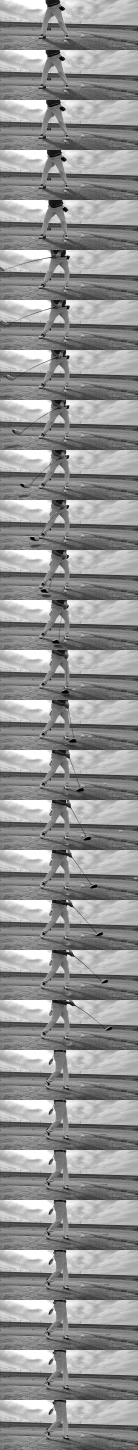
#> input picture reference/fixtures/front_static_blob.jpg, 960 x 10150 px (shown at 1/7 size)
$ python test_front_static.py
#> lines starting #> are read from the running program, lines starting #| are printed output that depends on the picture; after the words box and inside, x2 and y2 are one past the last pixel; in counts of white or black regions, pixels touching at a corner belong together
### reference/analyzer.py
"""Reference implementation of the swing analyzer. The Swift SwingAnalyzer mirrors this logic 1:1."""
import numpy as np, math

BALL_MM = 42.67
CLUB_RADIUS_M = {'1W': 1.6, 'FW': 1.55, 'UT': 1.5, '7I': 1.4, 'W': 1.3}
# typical launch angle (deg) per club: from above, only the along-target part of the ball's
# motion is trusted, and the full speed is that over cos(launch)
CLUB_LAUNCH_DEG = {'1W': 13.0, 'FW': 12.0, 'UT': 14.0, '7I': 17.0, 'W': 27.0}
# and typical attack angle (deg, down negative): the head's tilt at contact, unseen from above
CLUB_ATTACK_DEG = {'1W': 0.0, 'FW': -2.0, 'UT': -3.0, '7I': -4.0, 'W': -5.0}

def components(mask):
    """4-neighbour connected components -> list of dict(area, sx, sy, minx, maxx, miny, maxy)."""
    H, W = mask.shape
    lab = np.zeros((H, W), np.int32); out = []
    ys, xs = np.nonzero(mask)
    for y0, x0 in zip(ys, xs):
        if lab[y0, x0]: continue
        cid = len(out) + 1; stack = [(y0, x0)]; lab[y0, x0] = cid
        c = dict(area=0, sx=0.0, sy=0.0, minx=x0, maxx=x0, miny=y0, maxy=y0)
        while stack:
            y, x = stack.pop()
            c['area'] += 1; c['sx'] += x; c['sy'] += y
            c['minx'] = min(c['minx'], x); c['maxx'] = max(c['maxx'], x)
            c['miny'] = min(c['miny'], y); c['maxy'] = max(c['maxy'], y)
            for ny, nx in ((y-1, x), (y+1, x), (y, x-1), (y, x+1)):
                if 0 <= ny < H and 0 <= nx < W and mask[ny, nx] and not lab[ny, nx]:
                    lab[ny, nx] = cid; stack.append((ny, nx))
        out.append(c)
    return out

def open_mask(m, k):
    """Binary opening with a k x k square: removes anything thinner than k (a shaft)."""
    if k <= 1: return m
    from numpy.lib.stride_tricks import sliding_window_view as sw
    p = k//2
    def run(a, axis, f):
        pad = np.pad(a, [(p, p) if i == axis else (0, 0) for i in range(2)], constant_values=False)
        return f(sw(pad, k, axis=axis), axis=-1)
    e = run(run(m, 0, np.all), 1, np.all)
    return run(run(e, 0, np.any), 1, np.any)

def dilate_mask(m, k):
    """Binary dilation with a k x k square."""
    from numpy.lib.stride_tricks import sliding_window_view as sw
    p = k//2
    def run(a, axis):
        pad = np.pad(a, [(p, p) if i == axis else (0, 0) for i in range(2)], constant_values=False)
        return sw(pad, k, axis=axis).any(axis=-1)
    return run(run(m, 0), 1)

def linfit(t, v):
    t = np.asarray(t, float); v = np.asarray(v, float)
    tm = t.mean(); vm = v.mean()
    den = ((t - tm)**2).sum()
    slope = ((t - tm)*(v - vm)).sum()/den
    return slope, vm - slope*tm

def silhouette(F, Bg, ball, trig):
    """The ball's size and place from what is gone once it has left: the frames at the end of the
    clip against the background, so a ball lit only on one side (its shaded part as dark as the
    grass, invisible to a brightness search) still shows whole. Width across, since the tee
    hangs below. None when the end frames are missing or the change there is not a lone ball."""
    bx, by, d = ball
    post = list(range(trig + 30, len(F)))[-8:]
    if len(post) < 5: return None
    H, W = Bg.shape
    x0, x1 = max(0, int(bx - 2*d)), min(W, int(bx + 2*d) + 1)
    y0, y1 = max(0, int(by - 2*d)), min(H, int(by + 2*d) + 1)
    P = np.median(np.stack([F[k][y0:y1, x0:x1] for k in post]), axis=0)
    m = np.abs(P - Bg[y0:y1, x0:x1]) > 25
    hit = None
    for c in components(m):
        if c['area'] < 10: continue
        if c['minx'] <= bx - x0 <= c['maxx'] and c['miny'] <= by - y0 <= c['maxy']:
            if hit is None or c['area'] > hit['area']: hit = c
    if hit is None or hit['minx'] == 0 or hit['miny'] == 0 or hit['maxx'] == x1 - x0 - 1 or hit['maxy'] == y1 - y0 - 1:
        return None
    w = hit['maxx'] - hit['minx'] + 1
    if not (0.5*d <= w <= 2.5*d): return None
    return x0 + (hit['minx'] + hit['maxx'])/2, y0 + hit['miny'] + w/2, float(w)

def head_match(F, Bg, times, ball, band, kImp, direction, shaft):
    """Head displacement between consecutive frames shortly before contact, by matching the head's
    own pixels (the moving region within a head's length of its front) in the next frame. Uses the
    whole head, so the hosel and shaft that lead the face no longer set the speed, as they can
    for a single leading-edge column. Returns [(t_mid, vx, vy)] in px/s."""
    H, W = Bg.shape
    bx, by, d = ball
    y0, y1 = band
    out = []
    yy, xx = np.mgrid[0:H, 0:W]
    rest = ((xx - bx)**2 + (yy - by)**2) < (0.75*d)**2
    # pairs ending two frames before contact: in the frame just before it the head's front is
    # already at the ball, and the front is what pins a plain head's position
    for k in range(max(1, kImp - 4), kImp - 2):
        m = np.zeros((H, W), bool)
        m[y0:y1] = (np.abs(F[k][y0:y1] - Bg[y0:y1]) > 28) & (np.abs(F[k][y0:y1] - F[k-1][y0:y1]) > 28)
        m &= ~rest
        m = open_mask(m, shaft)
        cs = [c for c in components(m) if c['area'] >= 0.3*d*d]
        if not cs: continue
        # the head: everything moving within a head's length of the front-most part
        if direction > 0:
            front = max(c['maxx'] for c in cs); x0, x1 = int(front - 3*d), front + 1
        else:
            front = min(c['minx'] for c in cs); x0, x1 = front, int(front + 3*d) + 1
        hm = np.zeros_like(m); hm[:, max(0, x0):min(W, x1)] = m[:, max(0, x0):min(W, x1)]
        if hm.sum() < 0.3*d*d: continue
        # with a margin of background round it, so a plain (untextured) head is pinned by its
        # outline; compared as differences from the background, which is ~0 off the head
        ys, xs = np.nonzero(dilate_mask(hm, max(3, int(0.6*d) | 1)) & ~rest)
        vals = (F[k][ys, xs] - Bg[ys, xs]).astype(float); nxt = F[k + 1] - Bg
        def cost(dx, dy):
            X = xs + dx; Y = ys + dy
            ok = (X >= 0) & (X < W) & (Y >= 0) & (Y < H)
            ok[ok] = ~rest[Y[ok], X[ok]]          # the ball (bright, then hit) is not the head's
            if ok.mean() < 0.6: return None
            return float(np.abs(nxt[Y[ok], X[ok]] - vals[ok]).mean())
        best = None
        r = int(1.5*d)
        for dy in range(-r, r + 1, 2):            # coarse, then refine around the best
            for a in range(int(0.5*d), int(8*d), 2):
                c0 = cost(direction*a, dy)
                if c0 is not None and (best is None or c0 < best[0]): best = (c0, direction*a, dy)
        if best is None: continue
        bdx, bdy = best[1], best[2]
        for dy in range(bdy - 2, bdy + 3):
            for dx in range(bdx - 2, bdx + 3):
                c0 = cost(dx, dy)
                if c0 is not None and c0 < best[0]: best = (c0, dx, dy)
        dt = times[k + 1] - times[k]
        out.append(((times[k] + times[k + 1])/2, best[1]/dt, best[2]/dt))
    return out

def analyze(frames, times, ball, trig, club='1W', energy=None, pitch=0.0, overhead=False):
    # pitch: degrees the camera looks down (face-on from above); image vertical motion is
    # the true vertical motion times cos(pitch), so divide it back out.
    # overhead: filmed face-on from well above (looking down steeply). Image vertical motion
    # then mixes rising with moving toward or away from the camera, so only the horizontal
    # (along the target line) motion is used: no launch or attack angle.
    ycorr = 1/math.cos(math.radians(min(max(pitch, 0.0), 60.0)))
    bx, by, d = ball
    n = len(frames); H, W = frames[0].shape
    F = [f.astype(np.int16) for f in frames]
    res = dict(ok=False, notes=[])
    # background: median of frames well before impact
    idx = [max(0, trig - o) for o in (110, 95, 80, 65, 50)]
    Bg = np.median(np.stack([F[i] for i in idx]), axis=0).astype(np.int16)
    sil = silhouette(F, Bg, ball, trig)
    if sil and abs(sil[2]/d - 1) > 0.1:
        # the finder saw only part of the ball (the lit side); every speed scales with d
        bx, by, d = sil
        res['ballCorrected'] = sil
    yy, xx = np.mgrid[0:H, 0:W]
    core = ((xx - bx)**2 + (yy - by)**2) < (0.35*d)**2
    # 1. impact frame: first frame whose ball core differs from background
    kImp = None
    for k in range(max(1, trig - 24), min(n, trig + 12)):
        if np.abs(F[k][core] - Bg[core]).mean() > 18:
            kImp = k; break
    if kImp is None:
        res['notes'].append('インパクトの瞬間を検出できませんでした'); return res
    res['kImp'] = kImp
    rest = ((xx - bx)**2 + (yy - by)**2) < (0.75*d)**2
    # 2. head: leading edge of the dark moving region in a band around the ball height
    y0 = max(0, int(by - 2.5*d)); y1 = min(H, int(by + 0.8*d))
    minCnt = max(2, int(round(0.2*d)))
    direction = None; pts = []; tContact = None
    shaft = max(3, int(0.17*d) | 1)   # odd, wider than the shaft
    for k in range(max(1, kImp - 6), kImp):
        # only what is moving fast right now: different from the background AND from the
        # previous frame (a golfer's foot or a shadow shifting slowly near the ball is not)
        diff = (np.abs(F[k][y0:y1] - Bg[y0:y1]) > 28) & (np.abs(F[k][y0:y1] - F[k-1][y0:y1]) > 28)
        diff &= ~rest[y0:y1]
        # the shaft leans ahead of the head and crosses the band first: keep only the head's bulk
        diff = open_mask(diff, shaft)
        cnt = diff.sum(axis=0)
        cols = np.nonzero(cnt >= minCnt)[0]
        if len(cols) == 0: continue
        if direction is None:
            cx = (cols*cnt[cols]).sum()/cnt[cols].sum()
            direction = 1 if bx > cx else -1
        if direction > 0:
            cand = cols[cols <= bx - 0.2*d]
            if len(cand) == 0: continue
            e = cand.max()
            band = (xx[y0:y1] >= e - 0.5*d) & (xx[y0:y1] <= e) & diff
        else:
            cand = cols[cols >= bx + 0.2*d]
            if len(cand) == 0: continue
            e = cand.min()
            band = (xx[y0:y1] <= e + 0.5*d) & (xx[y0:y1] >= e) & diff
        ys = np.nonzero(band)[0]
        pts.append((times[k], float(e), float(ys.mean() + y0) if len(ys) else float('nan')))
    # keep the last frames that advance monotonically toward the ball, at a steady pace
    # (an earlier frame can catch the shaft crossing the band ahead of the head)
    clean = []
    for p in reversed(pts):
        if clean and direction*(clean[-1][1] - p[1]) <= 0.1*d: continue
        if len(clean) >= 2:
            last = direction*(clean[-2][1] - clean[-1][1])/(clean[-2][0] - clean[-1][0])
            step = direction*(clean[-1][1] - p[1])/(clean[-1][0] - p[0])
            if not (0.6*last <= step <= 1.6*last): break
        clean.append(p)
        if len(clean) == 4: break
    clean.reverse()
    mmpx = BALL_MM/d
    if direction is not None and len(clean) >= 2:
        t = [p[0] for p in clean]
        vx, _ = linfit(t, [p[1] for p in clean])
        ysv = [p[2] for p in clean]
        vy = linfit(t, ysv)[0]*ycorr if not any(math.isnan(v) for v in ysv) else 0.0
        vy = max(-abs(vx)*0.27, min(abs(vx)*0.27, vy))
        res['headPxS'] = math.hypot(vx, vy)
        res['hs'] = res['headPxS']*mmpx/1000
        e_contact = bx - direction*0.5*d
        e_fit_b = np.mean([p[1] for p in clean]) - vx*np.mean(t)
        tContact = (e_contact - e_fit_b)/vx
        tMid = float(np.mean(t))
        # the head's whole-body displacement over the last frames, when it agrees roughly
        hm = head_match(F, Bg, times, (bx, by, d), (y0, y1), kImp, direction, shaft)
        if hm:
            mvx = float(np.mean([h[1] for h in hm])); mvy = float(np.mean([h[2] for h in hm]))*ycorr
            if 0.6 <= mvx/vx <= 2.0:
                # the whole velocity along the arc (a few frames out it still dips noticeably)
                vx, vy = mvx, max(-abs(mvx)*0.6, min(abs(mvx)*0.6, mvy))
                tMid = float(np.mean([h[0] for h in hm]))
                res['headPxS'] = math.hypot(vx, vy)
                res['hs'] = res['headPxS']*mmpx/1000
                res['headMatched'] = len(hm)
        R = CLUB_RADIUS_M.get(club, 1.5)
        if overhead:
            # the head a few frames before contact still moves along the arc, tilted from the
            # target line by the club's usual attack angle plus its turn until contact; its
            # horizontal part is the speed times the cosine of that tilt
            th = (abs(vx)*mmpx/1000/R)*max(0.0, tContact - tMid) - math.radians(CLUB_ATTACK_DEG.get(club, 0.0))
            th = min(math.radians(25), th)
            res['headPxS'] = abs(vx)/math.cos(th)
            res['hs'] = res['headPxS']*mmpx/1000
        else:
            chord = math.degrees(math.atan2(-vy, abs(vx)))
            # the fitted line is a chord of the swing arc: rotate to the tangent at contact
            res['attack'] = chord + math.degrees((res['hs']/R)*(tContact - tMid))
        res['headFrames'] = len(clean)
    else:
        res['notes'].append('ヘッドを検出できませんでした')
    # 3. ball: most forward bright compact blob on the target side
    if direction is None:
        return res
    A0 = math.pi*d*d/4
    def find_ball(thr, maxArea, maxSide, minFill):
        pts = []
        for k in range(kImp, min(n, kImp + 10)):
            diff = (F[k] - Bg) > thr
            # and changed since the previous frame: the ball in flight moves several of its own
            # widths per frame, while something that merely differs from the background (a glove
            # or trouser leg that shifted at address) sits still and is not the ball
            diff &= np.abs(F[k] - F[k - 1]) > thr
            diff &= ~rest
            if direction > 0: diff[:, :int(bx + 0.5*d)] = False
            else: diff[:, int(bx - 0.5*d):] = False
            diff[:max(0, int(by - 14*d))] = False
            # from above, a ball starting away from the golfer (toward the camera) goes down
            diff[min(H, int(by + (4.0 if overhead else 1.0)*d)):] = False
            best = None
            for c in components(diff):
                if not (0.35*A0 <= c['area'] <= maxArea*A0): continue
                bw = c['maxx'] - c['minx'] + 1; bh = c['maxy'] - c['miny'] + 1
                if max(bw, bh) > maxSide*d or c['area']/(bw*bh) < minFill: continue
                if c['minx'] == 0 or c['miny'] == 0 or c['maxx'] == W-1 or c['maxy'] == H-1: continue
                cx = c['sx']/c['area']; cy = c['sy']/c['area']
                if best is None or direction*cx > direction*best[0]: best = (cx, cy)
            if best: pts.append((times[k], best[0], best[1]))
        return pts
    def forward(pts):
        kept = []
        for p in pts:
            if not kept or direction*(p[1] - kept[-1][1]) > 0.3*d: kept.append(p)
        return kept[:4]
    strict = find_ball(35, 4.0, 3.5, 0.45)
    cleanb = forward(strict)
    if len(strict) < 2:   # slow shutter: the ball is a long, faint streak
        loose = forward(find_ball(12, 12.0, 10.0, 0.25))
        if len(loose) >= 2:
            cleanb = loose
            res['notes'].append('シャッターが遅くボールがブレています（精度低下）')
    dtFrame = float(np.median(np.diff(times)))
    if len(cleanb) >= 2:
        t = [p[0] for p in cleanb]
        vx, _ = linfit(t, [p[1] for p in cleanb]); vy, _ = linfit(t, [p[2] for p in cleanb]); vy *= ycorr
        res['ballFrames'] = len(cleanb)
    elif cleanb and tContact is not None and \
            0.3*dtFrame <= cleanb[0][0] - tContact <= 2.5*dtFrame and direction*(cleanb[0][1] - bx) > d:
        # one flight frame only (the ball left the picture straight away): it left the tee
        # when the head reached it, so take the displacement from there
        tb, xb, yb = cleanb[0]
        vx = (xb - bx)/(tb - tContact); vy = (yb - by)/(tb - tContact)*ycorr
        res['ballFrames'] = 1
        if 0 <= xb + vx*dtFrame < W:
            res['notes'].append('ボールが1コマしか写らず推定値です（精度低下）')
        else:
            res['notes'].append('ボールがすぐ画面外に出たため1コマから推定しました（精度低下）。ボールを画面の中央寄りに置いてください')
    else:
        res['notes'].append('打ち出したボールを追跡できませんでした')
    if 'ballFrames' in res:
        if overhead:
            res['ballPxS'] = abs(vx)/math.cos(math.radians(CLUB_LAUNCH_DEG.get(club, 13.0)))
        else:
            res['ballPxS'] = math.hypot(vx, vy)
            res['launch'] = math.degrees(math.atan2(-vy, abs(vx)))
        res['bs'] = res['ballPxS']*mmpx/1000
    if 'hs' in res and 'bs' in res:
        res['smash'] = res['ballPxS']/res['headPxS']
        res['ok'] = True
    return res

### reference/test_front_static.py
"""Face-on ball tracking must ignore things that differ from the background but do not move
(python3 test_front_static.py). fixtures/front_static_blob.jpg: 29 strip frames stacked as in
test_front_hosel.py, from a real driver swing. After the hit a bright patch above the ball
(the golfer's glove/trousers, shifted since the background frames) sits still at (477, 180).
On the phone the ball's first flight frame fell just under the size limit, so the tracker took
that patch as the ball's first position: 83 m/s at -26 degrees. Here the ball is painted out of
that frame to reproduce it; the ball must still come out ~55 m/s at ~10 degrees."""
import os, sys
import numpy as np
from PIL import Image
from analyzer import analyze

img = np.asarray(Image.open(os.path.join(os.path.dirname(__file__) or '.', 'fixtures', 'front_static_blob.jpg')))
#> img is the input picture: shape (10150, 960); min 0, max 255, mean 148.3
h = img.shape[0] // 29
sel = [img[i*h:(i+1)*h].copy() for i in range(29)]
#> sel = 29 items
trig = 198
frames = [sel[0]]*240
#> frames = 240 items
for j, k in enumerate((88, 103, 118, 133, 148)): frames[k] = sel[j]
for j, k in enumerate(range(190, 206)): frames[k] = sel[5 + j]
for j, k in enumerate(range(230, 238)): frames[k] = sel[21 + j]
for k in range(238, 240): frames[k] = sel[-1]
# the ball leaving the tee in the impact frame, missed on the phone: paint the background over it
bg = np.median(np.stack(sel[:5]), axis=0).astype(np.uint8)
f = frames[198].copy(); f[255:295, 495:545] = bg[255:295, 495:545]; frames[198] = f
#> after `f[255:295, 495:545] = bg[255:295, 495:545]`:
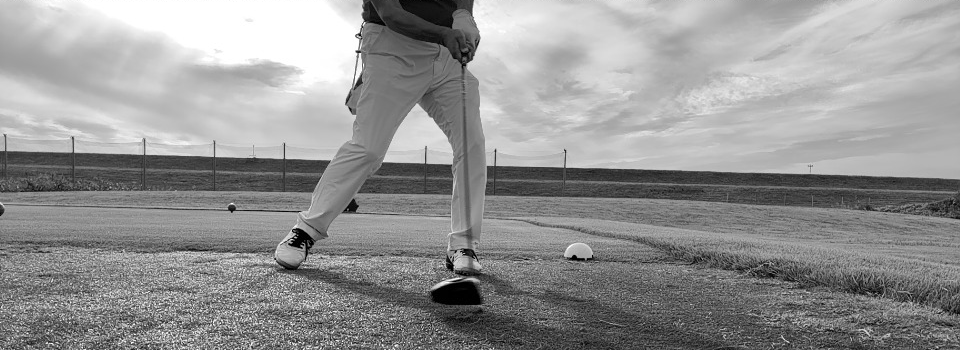
#> f: shape (350, 960); min 0, max 255, mean 147.8
times = np.arange(240)/240.0
r = analyze(frames, times, (456.91, 288.82, 20.65), trig, club='1W', pitch=0.7)
#> in analyze, `n = len(frames)`: n = 240
#> in analyze, `F = [f.astype(np.int16) for f in frames]`: F = 240 items
#> in silhouette, `post = list(range(trig + 30, len(F)))[-8:]`: post = [232, 233, 234, 235, 236, 237, 238, 239]
#> in silhouette, `P = np.median(np.stack([F[k][y0:y1, x0:x1] for k in post]), axis=0)`:
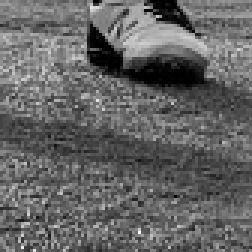
#> P: shape (84, 84) float64 (shown 3 times larger); min 0, max 252.5, mean 100.5
#> in silhouette, `m = np.abs(P - Bg[y0:y1, x0:x1]) > 25`:
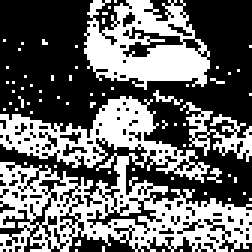
#> m: shape (84, 84) bool (shown 3 times larger); 41.7% white; 65 white regions (62 under 20 px), largest, box (x1, y1, x2, y2) and area: (0, 32, 84, 84) 1921, (28, 0, 70, 30) 745, (60, 34, 84, 54) 168
#> in components, `H, W = mask.shape`: H = 84
#> the loop in analyze, `for k in range(max(1, kImp - 6), kImp): # only what is moving fast rig..` made 6 passes
#> (cx, direction) on pass 2: (130.8, 1)
#> pass 1, in run (call 2), `pad = np.pad(a, [(p, p) if i == axis else (0, 0) for i in range(2)], c..`:
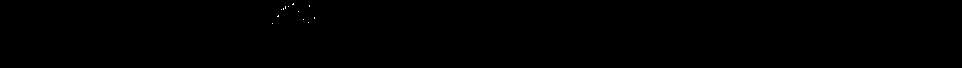
#> pad: shape (68, 962) bool; 0.03% white in thin lines or dots, all inside (x1, y1, x2, y2) = (272, 3, 315, 24)
#> after the loop in analyze, `for k in range(max(1, kImp - 6), kImp):`:
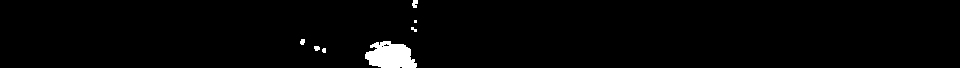
#> diff: shape (68, 960) bool; 1.8% white; 7 white regions (3 under 20 px), largest, box (x1, y1, x2, y2) and area: (365, 41, 417, 68) 1034, (412, 0, 418, 8) 37, (300, 39, 305, 45) 25, (314, 46, 320, 51) 25
#> after the loop in analyze, `for k in range(max(1, kImp - 6), kImp):`: cx = 130.8; direction = 1; pts = [(0.804, 139, 239.1), (0.808, 219, 239.7), (0.812, 276, 263.6), (0.817, 353, 253.9), (0.821, 417, 280.6)]
#> the loop in analyze, `for p in reversed(pts):` made 4 passes
#> (p, last, step) on passes 3 to 4: ((0.812, 276, 263.6), 15360, 18480), ((0.808, 219, 239.7), 18480, 13680)
#> after the loop in analyze, `for p in reversed(pts):`: clean = [(0.821, 417, 280.6), (0.817, 353, 253.9), (0.812, 276, 263.6), (0.808, 219, 239.7)]
#> in analyze, `t = [p[0] for p in clean]`: t = [0.808, 0.812, 0.817, 0.821]
#> in linfit, `tm = t.mean()`: tm = 0.815
#> in linfit, `den = ((t - tm)**2).sum()`: den = 8.68e-05
#> in linfit, `slope = ((t - tm)*(v - vm)).sum()/den`: slope = 16104
#> in analyze, `ysv = [p[2] for p in clean]`: ysv = [239.7, 263.6, 253.9, 280.6]
#> in analyze, `vy = linfit(t, ysv)[0]*ycorr if not any(math.isnan(v) for v in ysv) el..`: vy = 2713.1
#> in analyze, `e_contact = bx - direction*0.5*d`: e_contact = 446.6
#> in analyze, `e_fit_b = np.mean([p[1] for p in clean]) - vx*np.mean(t)`: e_fit_b = -12801.8
#> in analyze, `tContact = (e_contact - e_fit_b)/vx`: tContact = 0.823
#> in analyze, `tMid = float(np.mean(t))`: tMid = 0.815
#> the loop in head_match, `for k in range(max(1, kImp - 4), kImp - 2):` made 2 passes
#> (front, x0, x1, bdx, bdy, dt) on passes 1 to 2: (208, 146, 209, 68, 22, 0.00417), (266, 204, 267, 74, 16, 0.00417)
#> pass 1, in open_mask (call 7), `e = run(run(m, 0, np.all), 1, np.all)`:
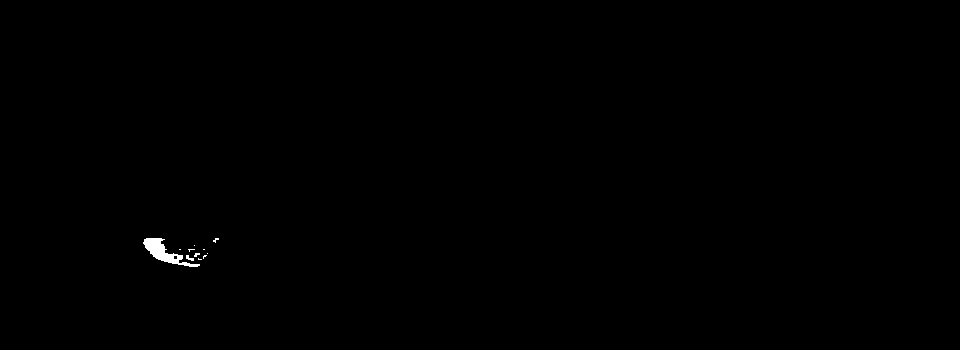
#> e: shape (350, 960) bool; 0.19% white; 11 white regions (9 under 20 px), largest, box (x1, y1, x2, y2) and area: (143, 238, 200, 267) 563, (186, 255, 194, 261) 26
#> after the loop in head_match, `for k in range(max(1, kImp - 4), kImp - 2):`:
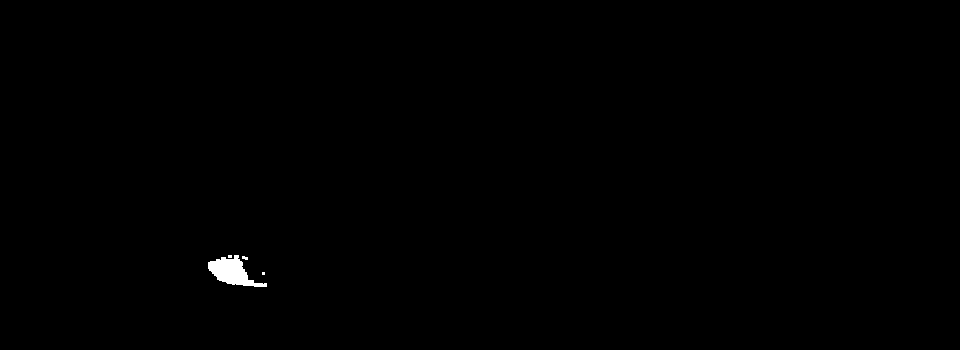
#> hm: shape (350, 960) bool; 0.29% white; 4 white regions (3 under 20 px), largest, box (x1, y1, x2, y2) and area: (208, 255, 267, 287) 925
#> after the loop in head_match, `for k in range(max(1, kImp - 4), kImp - 2):`: out = [(0.81, 15840, 5040), (0.815, 18000, 3840)]
#> (the rest of the program and of its run is left out)
